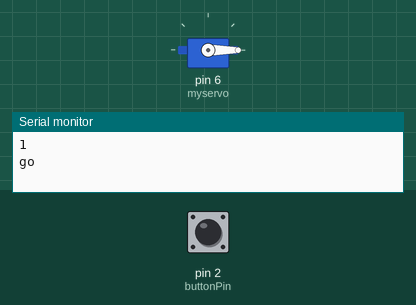
Bench run of a sketch on a simulated Arduino Uno, built with avr-gcc and run on an emulated ATmega328P. Shown: servo, the last lines printed to the serial monitor. Inputs (shaded band) come from the test bench; at power-on: pin 2 (buttonPin) HIGH.

Above: at 4.4 s.
4.5 s: pin 2 (buttonPin) pulled LOW for 0.15 s
At 5.11 s:
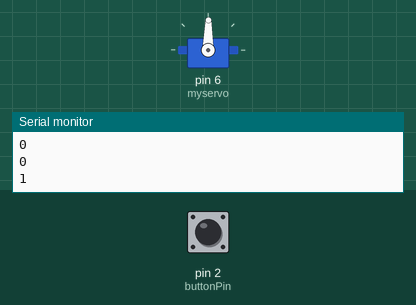
At 5.72 s:
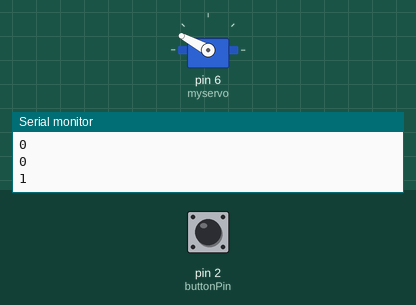
7.6 s: pin 2 (buttonPin) pulled LOW for 1 s
At 9.73 s:
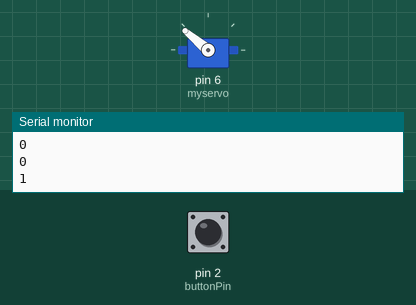
10.6 s: pin 2 (buttonPin) pulled LOW for 3.2 s
Timing chart, 0 to 19.0 s (numbered marks = the images above; inputs shaded):
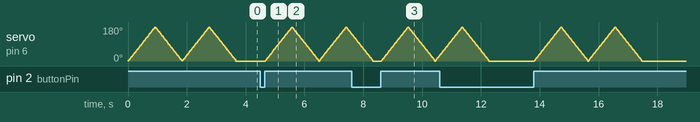

The sketch:

Servo.ino
```cpp
#include <Servo.h>

Servo myservo;  // create servo object to control a servo
// twelve servo objects can be created on most boards

int pos = 0;    // variable to store the servo position
const int buttonPin = 2; // 버튼
int buttonState = 0;

const int trigPin = 9;
const int echoPin = 10;

float duration, distance;

void setup() {
  myservo.attach(6);  // attaches the servo on pin 9 to the servo object
  pinMode(buttonPin, INPUT_PULLUP);
  Serial.begin(9600);
  pinMode(trigPin, OUTPUT);
  pinMode(echoPin, INPUT);
}

void loop() {
  buttonState = digitalRead(buttonPin);
  Serial.println(buttonState);  // 상태 확인용 출력

  if (buttonState == HIGH) {
    for (int i = 0; i < 2; i++) {
      // 0도 → 180도
      for (pos = 0; pos <= 180; pos++) {
        myservo.write(pos);
        delay(5);
      }
      // 180도 → 0도
      for (pos = 180; pos >= 0; pos--) {
        myservo.write(pos);
        delay(5);
      }
    }

    Serial.println("go");

    // 버튼을 뗄 때까지 대기 (중복 입력 방지용)
    while (digitalRead(buttonPin) == HIGH) {
      delay(10);
    }
  }
}
```
